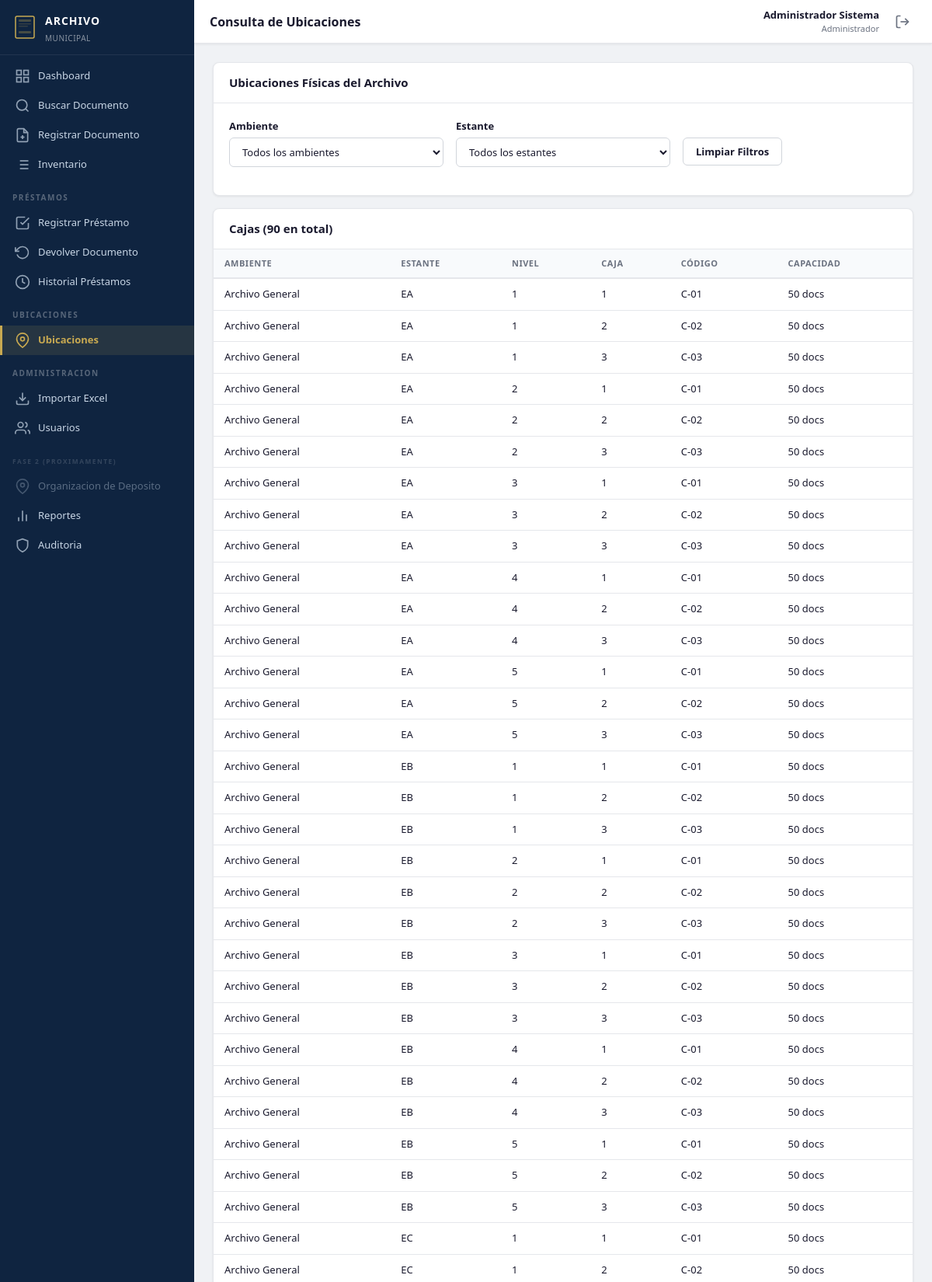
The page /ubicaciones/consulta.php (signed in, upper part) on the database its author committed.
### tables this page shows
CREATE TABLE `cajas` (
  `id` INT UNSIGNED NOT NULL AUTO_INCREMENT,
  `nivel_id` INT UNSIGNED NOT NULL,
  `numero` INT NOT NULL,
  `codigo` VARCHAR(50) DEFAULT NULL,
  `descripcion` VARCHAR(255) DEFAULT NULL,
  `capacidad` INT DEFAULT NULL,
  `estado` TINYINT(1) NOT NULL DEFAULT 1,
  `created_at` TIMESTAMP NOT NULL DEFAULT CURRENT_TIMESTAMP,
  `updated_at` TIMESTAMP NOT NULL DEFAULT CURRENT_TIMESTAMP ON UPDATE CURRENT_TIMESTAMP,
  PRIMARY KEY (`id`),
  UNIQUE KEY `uq_cajas_nivel_numero` (`nivel_id`, `numero`),
  KEY `fk_cajas_nivel` (`nivel_id`),
  CONSTRAINT `fk_cajas_nivel` FOREIGN KEY (`nivel_id`) REFERENCES `niveles` (`id`) ON DELETE RESTRICT ON UPDATE CASCADE
);

CREATE TABLE `ambientes` (
  `id` INT UNSIGNED NOT NULL AUTO_INCREMENT,
  `nombre` VARCHAR(100) NOT NULL,
  `descripcion` VARCHAR(255) DEFAULT NULL,
  `estado` TINYINT(1) NOT NULL DEFAULT 1,
  `created_at` TIMESTAMP NOT NULL DEFAULT CURRENT_TIMESTAMP,
  `updated_at` TIMESTAMP NOT NULL DEFAULT CURRENT_TIMESTAMP ON UPDATE CURRENT_TIMESTAMP,
  PRIMARY KEY (`id`),
  UNIQUE KEY `uq_ambientes_nombre` (`nombre`)
);

CREATE TABLE `estantes` (
  `id` INT UNSIGNED NOT NULL AUTO_INCREMENT,
  `ambiente_id` INT UNSIGNED NOT NULL,
  `codigo` VARCHAR(50) NOT NULL,
  `nombre` VARCHAR(100) NOT NULL,
  `descripcion` VARCHAR(255) DEFAULT NULL,
  `estado` TINYINT(1) NOT NULL DEFAULT 1,
  `created_at` TIMESTAMP NOT NULL DEFAULT CURRENT_TIMESTAMP,
  `updated_at` TIMESTAMP NOT NULL DEFAULT CURRENT_TIMESTAMP ON UPDATE CURRENT_TIMESTAMP,
  PRIMARY KEY (`id`),
  UNIQUE KEY `uq_estantes_codigo` (`codigo`),
  KEY `fk_estantes_ambiente` (`ambiente_id`),
  CONSTRAINT `fk_estantes_ambiente` FOREIGN KEY (`ambiente_id`) REFERENCES `ambientes` (`id`) ON DELETE RESTRICT ON UPDATE CASCADE
);

CREATE TABLE `niveles` (
  `id` INT UNSIGNED NOT NULL AUTO_INCREMENT,
  `estante_id` INT UNSIGNED NOT NULL,
  `numero` INT NOT NULL,
  `descripcion` VARCHAR(255) DEFAULT NULL,
  `estado` TINYINT(1) NOT NULL DEFAULT 1,
  `created_at` TIMESTAMP NOT NULL DEFAULT CURRENT_TIMESTAMP,
  `updated_at` TIMESTAMP NOT NULL DEFAULT CURRENT_TIMESTAMP ON UPDATE CURRENT_TIMESTAMP,
  PRIMARY KEY (`id`),
  UNIQUE KEY `uq_niveles_estante_numero` (`estante_id`, `numero`),
  KEY `fk_niveles_estante` (`estante_id`),
  CONSTRAINT `fk_niveles_estante` FOREIGN KEY (`estante_id`) REFERENCES `estantes` (`id`) ON DELETE RESTRICT ON UPDATE CASCADE
);

### includes/database.php (called while the page is built, shortened)
<?php
class Database {
    private static $instance = null;
    private $connection;
    private function __construct() {
        try {
            $dsn = 'mysql:host=' . DB_HOST . ';port=' . DB_PORT . ';dbname=' . DB_NAME . ';charset=' . DB_CHARSET;
            $options = [
                PDO::ATTR_ERRMODE            => PDO::ERRMODE_EXCEPTION,
                PDO::ATTR_DEFAULT_FETCH_MODE => PDO::FETCH_ASSOC,
                PDO::ATTR_EMULATE_PREPARES   => false,
                PDO::MYSQL_ATTR_INIT_COMMAND => "SET NAMES utf8mb4 COLLATE utf8mb4_unicode_ci"
            ];
            $this->connection = new PDO($dsn, DB_USER, DB_PASS, $options);
        } catch (PDOException $e) {
            error_log('Error de conexión a BD: ' . $e->getMessage());
            die('Error al conectar con la base de datos.');
        }
    }
    public static function getInstance(): self {
        if (self::$instance === null) {
            self::$instance = new self();
        }
        return self::$instance;
    }
    public function getConnection(): PDO {
        return $this->connection;
    }
}
function db(): PDO {
    return Database::getInstance()->getConnection();
}

### models/Ubicacion.php (called while the page is built, shortened)
<?php
class Ubicacion {
    public static function todasLasCajas(): array {
        return db()->query(
            "SELECT c.*, n.numero AS nivel_numero, e.codigo AS estante_codigo, a.nombre AS ambiente_nombre
             FROM cajas c
             JOIN niveles n ON c.nivel_id = n.id
             JOIN estantes e ON n.estante_id = e.id
             JOIN ambientes a ON e.ambiente_id = a.id
             WHERE c.estado = 1
             ORDER BY a.nombre, e.codigo, n.numero, c.numero"
        )->fetchAll();
    }
}

### includes/helpers.php (called while the page is built, shortened)
<?php
function sanitize(string $data): string {
    return htmlspecialchars(trim($data), ENT_QUOTES, 'UTF-8');
}

### ubicaciones/consulta.php (the view, shortened to what this page needs)
<?php
$seleccionAmbiente = getQuery('ambiente_id');
$seleccionEstante = getQuery('estante_id');
$cajas = [];
if ($seleccionEstante) {
    $niveles = Ubicacion::niveles((int) $seleccionEstante);
    foreach ($niveles as $nivel) {
        $cajas = array_merge($cajas, Ubicacion::cajas($nivel['id']));
    }
} else {
    $cajas = Ubicacion::todasLasCajas();
}
?>
<div class="card">
    <div class="card-header">
        <h3>Ubicaciones Físicas del Archivo</h3>
    </div>
    <div class="card-body">
        <form method="GET" action="">
            <div class="form-row-3">
                <div class="form-group">
                    <label>Ambiente</label>
                    <select name="ambiente_id" class="form-control" onchange="this.form.submit()">
                        <option value="">Todos los ambientes</option>
                    </select>
                </div>
                <div class="form-group">
                    <label>Estante</label>
                    <select name="estante_id" class="form-control" onchange="this.form.submit()">
                        <option value="">Todos los estantes</option>
                    </select>
                </div>
                <div class="form-group">
                    <label>&nbsp;</label>
                    <a href="<?= SITE_URL ?>/ubicaciones/consulta.php" class="btn btn-outline btn-block">Limpiar Filtros</a>
                </div>
            </div>
        </form>
    </div>
</div>
<?php if (!empty($cajas)): ?>
<div class="card" style="margin-top:16px;">
    <div class="card-header">
        <h3>Cajas (<?= count($cajas) ?> en total)</h3>
    </div>
    <div class="card-body" style="padding:0;">
        <div class="table-wrapper">
            <table>
                <thead>
                    <tr>
                        <th>Ambiente</th>
                        <th>Estante</th>
                        <th>Nivel</th>
                        <th>Caja</th>
                        <th>Código</th>
                        <th>Capacidad</th>
                    </tr>
                </thead>
                <tbody>
                    <?php foreach ($cajas as $caja): ?>
                    <tr>
                        <td><?= sanitize($caja['ambiente_nombre']) ?></td>
                        <td><?= sanitize($caja['estante_codigo']) ?></td>
                        <td><?= sanitize($caja['nivel_numero']) ?></td>
                        <td><?= sanitize($caja['numero']) ?></td>
                        <td><?= sanitize($caja['codigo'] ?? '-') ?></td>
                        <td><?= $caja['capacidad'] ? $caja['capacidad'] . ' docs' : '-' ?></td>
                    </tr>
                    <?php endforeach; ?>
                </tbody>
            </table>
        </div>
    </div>
</div>
<?php endif; ?>
<?php
require_once PATH_VIEWS . '/layouts/main.php';

### css/style.css (style rules this page uses)
*, *::before, *::after { box-sizing: border-box; margin: 0; padding: 0; }
:root { --primary: #1a3a5c; --primary-dark: #0f2440; --primary-light: #2a5a8c; --accent: #c8a951; --accent-dark: #b08f3a; --bg: #f0f2f5; --card: #ffffff; --text: #1a1a2e; --text-light: #6b7280; --text-muted: #9ca3af; --border: #d1d5db; --border-light: #e5e7eb; --success: #059669; --success-light: #d1fae5; --warning: #d97706; --warning-light: #fef3c7; --danger: #dc2626; --danger-light: #fee2e2; --info: #2563eb; --info-light: #dbeafe; --sidebar-width: 250px; --topbar-height: 56px; --shadow: 0 1px 3px rgba(0,0,0,0.08); --shadow-md: 0 4px 12px rgba(0,0,0,0.1); --shadow-lg: 0 8px 24px rgba(0,0,0,0.12); --radius: 6px; --radius-lg: 8px; }
body { font-family: 'Segoe UI', 'Helvetica Neue', Arial, sans-serif; background: var(--bg); color: var(--text); font-size: 14px; line-height: 1.5; }
a { color: var(--primary); text-decoration: none; }
.card { background: var(--card); border-radius: var(--radius-lg); box-shadow: var(--shadow); border: 1px solid var(--border-light); overflow: hidden; }
.card-header { padding: 14px 20px; border-bottom: 1px solid var(--border-light); display: flex; align-items: center; justify-content: space-between; }
.card-header h3 { font-size: 15px; font-weight: 600; }
.card-body { padding: 20px; }
.table-wrapper { overflow-x: auto; }
table { width: 100%; border-collapse: collapse; }
table th { background: #f8fafc; font-size: 11px; font-weight: 700; color: var(--text-light); text-transform: uppercase; letter-spacing: 0.5px; padding: 10px 14px; text-align: left; border-bottom: 2px solid var(--border-light); white-space: nowrap; }
table td { padding: 10px 14px; border-bottom: 1px solid var(--border-light); font-size: 13px; color: var(--text); vertical-align: middle; }
.btn { display: inline-flex; align-items: center; justify-content: center; gap: 6px; padding: 8px 16px; border: none; border-radius: var(--radius); font-size: 13px; font-weight: 600; cursor: pointer; transition: background 0.15s, transform 0.1s; text-decoration: none; white-space: nowrap; line-height: 1.4; }
.btn-outline { background: transparent; border: 1.5px solid var(--border); color: var(--text); }
.form-group { margin-bottom: 16px; }
.form-group label { display: block; font-size: 13px; font-weight: 600; color: var(--text); margin-bottom: 5px; }
.form-control { width: 100%; padding: 8px 12px; border: 1.5px solid var(--border); border-radius: var(--radius); font-size: 13px; color: var(--text); background: #fff; transition: border-color 0.15s, box-shadow 0.15s; outline: none; font-family: inherit; }
select.form-control { appearance: auto; }
.form-row-3 { display: grid; grid-template-columns: 1fr 1fr 1fr; gap: 16px; }

### rows shown on the page
cajas: ambientes.nombre "Archivo General", estantes.codigo "EA", nivel.numero "1", numero "1", codigo "C-01", capacidad "50"
cajas: ambientes.nombre "Archivo General", estantes.codigo "EA", nivel.numero "1", numero "2", codigo "C-02", capacidad "50"
cajas: ambientes.nombre "Archivo General", estantes.codigo "EA", nivel.numero "1", numero "3", codigo "C-03", capacidad "50"
cajas: ambientes.nombre "Archivo General", estantes.codigo "EA", nivel.numero "2", numero "1", codigo "C-01", capacidad "50"
cajas: ambientes.nombre "Archivo General", estantes.codigo "EA", nivel.numero "2", numero "2", codigo "C-02", capacidad "50"
cajas: ambientes.nombre "Archivo General", estantes.codigo "EA", nivel.numero "2", numero "3", codigo "C-03", capacidad "50"
cajas: ambientes.nombre "Archivo General", estantes.codigo "EA", nivel.numero "3", numero "1", codigo "C-01", capacidad "50"
cajas: ambientes.nombre "Archivo General", estantes.codigo "EA", nivel.numero "3", numero "2", codigo "C-02", capacidad "50"
cajas: ambientes.nombre "Archivo General", estantes.codigo "EA", nivel.numero "3", numero "3", codigo "C-03", capacidad "50"
cajas: ambientes.nombre "Archivo General", estantes.codigo "EA", nivel.numero "4", numero "1", codigo "C-01", capacidad "50"
cajas: ambientes.nombre "Archivo General", estantes.codigo "EA", nivel.numero "4", numero "2", codigo "C-02", capacidad "50"
cajas: ambientes.nombre "Archivo General", estantes.codigo "EA", nivel.numero "4", numero "3", codigo "C-03", capacidad "50"
cajas: ambientes.nombre "Archivo General", estantes.codigo "EA", nivel.numero "5", numero "1", codigo "C-01", capacidad "50"
cajas: ambientes.nombre "Archivo General", estantes.codigo "EA", nivel.numero "5", numero "2", codigo "C-02", capacidad "50"
cajas: ambientes.nombre "Archivo General", estantes.codigo "EA", nivel.numero "5", numero "3", codigo "C-03", capacidad "50"
cajas: ambientes.nombre "Archivo General", estantes.codigo "EB", nivel.numero "1", numero "1", codigo "C-01", capacidad "50"
cajas: ambientes.nombre "Archivo General", estantes.codigo "EB", nivel.numero "1", numero "2", codigo "C-02", capacidad "50"
cajas: ambientes.nombre "Archivo General", estantes.codigo "EB", nivel.numero "1", numero "3", codigo "C-03", capacidad "50"
cajas: ambientes.nombre "Archivo General", estantes.codigo "EB", nivel.numero "2", numero "1", codigo "C-01", capacidad "50"
cajas: ambientes.nombre "Archivo General", estantes.codigo "EB", nivel.numero "2", numero "2", codigo "C-02", capacidad "50"
cajas: ambientes.nombre "Archivo General", estantes.codigo "EB", nivel.numero "2", numero "3", codigo "C-03", capacidad "50"
cajas: ambientes.nombre "Archivo General", estantes.codigo "EB", nivel.numero "3", numero "1", codigo "C-01", capacidad "50"
cajas: ambientes.nombre "Archivo General", estantes.codigo "EB", nivel.numero "3", numero "2", codigo "C-02", capacidad "50"
cajas: ambientes.nombre "Archivo General", estantes.codigo "EB", nivel.numero "3", numero "3", codigo "C-03", capacidad "50"
cajas: ambientes.nombre "Archivo General", estantes.codigo "EB", nivel.numero "4", numero "1", codigo "C-01", capacidad "50"
cajas: ambientes.nombre "Archivo General", estantes.codigo "EB", nivel.numero "4", numero "2", codigo "C-02", capacidad "50"
cajas: ambientes.nombre "Archivo General", estantes.codigo "EB", nivel.numero "4", numero "3", codigo "C-03", capacidad "50"
cajas: ambientes.nombre "Archivo General", estantes.codigo "EB", nivel.numero "5", numero "1", codigo "C-01", capacidad "50"
cajas: ambientes.nombre "Archivo General", estantes.codigo "EB", nivel.numero "5", numero "2", codigo "C-02", capacidad "50"
cajas: ambientes.nombre "Archivo General", estantes.codigo "EB", nivel.numero "5", numero "3", codigo "C-03", capacidad "50"
cajas: ambientes.nombre "Archivo General", estantes.codigo "EC", nivel.numero "1", numero "1", codigo "C-01", capacidad "50"
cajas: ambientes.nombre "Archivo General", estantes.codigo "EC", nivel.numero "1", numero "2", codigo "C-02", capacidad "50"

### other values the page prints
$pageTitle "Consulta de Ubicaciones"
Auth::fullName() "Administrador Sistema"
Auth::rol() "Administrador"
count($cajas) "90"
